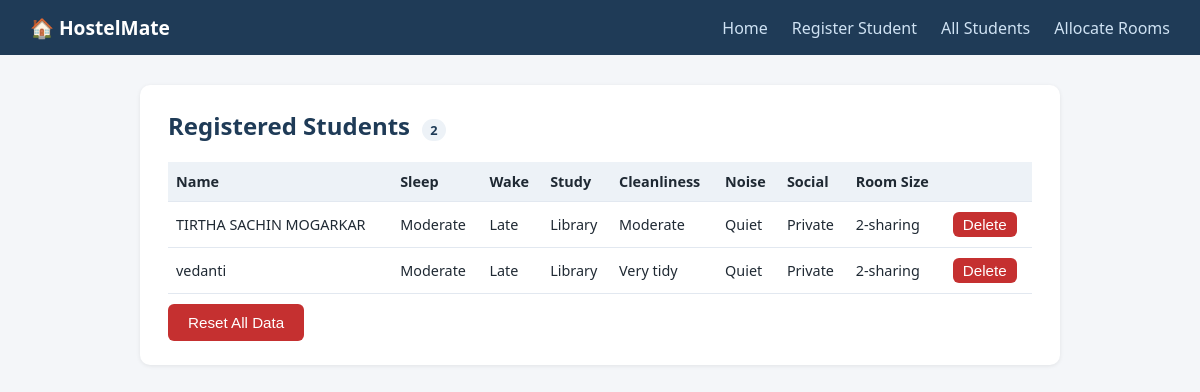
/students, run on the app's committed database.
### tables this page shows
CREATE TABLE students (
            id INTEGER PRIMARY KEY AUTOINCREMENT,
            name TEXT NOT NULL,
            sleep_schedule TEXT NOT NULL,
            wake_schedule TEXT NOT NULL,
            study_habits TEXT NOT NULL,
            cleanliness TEXT NOT NULL,
            noise_tolerance TEXT NOT NULL,
            social_preference TEXT NOT NULL,
            guest_frequency TEXT NOT NULL,
            food_preference TEXT NOT NULL,
            study_hours TEXT NOT NULL,
            sleeping_environment TEXT NOT NULL,
            room_size TEXT NOT NULL,            -- '2', '3', or '4'
            preferred_roommates TEXT DEFAULT ''  -- comma-separated student ids
        );

### app.py (the view)
@app.route("/students")
def students():
    all_students = db.get_all_students()
    return render_template("students.html", students=all_students)

### app.py (called while the page is built)
@app.before_request
def ensure_db():
    db.init_db()

### db.py (called while the page is built)
def get_connection():
    conn = sqlite3.connect(DB_NAME)
    conn.row_factory = sqlite3.Row  # lets us access columns by name, e.g. row["name"]
    return conn

def init_db():
    conn = get_connection()
    conn.execute(
        """
        CREATE TABLE IF NOT EXISTS students (
            id INTEGER PRIMARY KEY AUTOINCREMENT,
            name TEXT NOT NULL,
            sleep_schedule TEXT NOT NULL,
            wake_schedule TEXT NOT NULL,
            study_habits TEXT NOT NULL,
            cleanliness TEXT NOT NULL,
            noise_tolerance TEXT NOT NULL,
            social_preference TEXT NOT NULL,
            guest_frequency TEXT NOT NULL,
            food_preference TEXT NOT NULL,
            study_hours TEXT NOT NULL,
            sleeping_environment TEXT NOT NULL,
            room_size TEXT NOT NULL,            -- '2', '3', or '4'
            preferred_roommates TEXT DEFAULT ''  -- comma-separated student ids
        )
        """
    )
    conn.commit()
    conn.close()

def get_all_students():
    conn = get_connection()
    rows = conn.execute("SELECT * FROM students").fetchall()
    conn.close()
    return rows

### templates/students.html
{% extends "base.html" %}
{% block content %}
<div class="card">
    <h2>Registered Students <span class="badge">{{ students|length }}</span></h2>
    {% if students %}
    <table>
        <tr>
            <th>Name</th><th>Sleep</th><th>Wake</th><th>Study</th><th>Cleanliness</th>
            <th>Noise</th><th>Social</th><th>Room Size</th><th></th>
        </tr>
        {% for s in students %}
        <tr>
            <td>{{ s.name }}</td>
            <td>{{ s.sleep_schedule }}</td>
            <td>{{ s.wake_schedule }}</td>
            <td>{{ s.study_habits }}</td>
            <td>{{ s.cleanliness }}</td>
            <td>{{ s.noise_tolerance }}</td>
            <td>{{ s.social_preference }}</td>
            <td>{{ s.room_size }}-sharing</td>
            <td>
                <form method="POST" action="{{ url_for('delete_student', student_id=s.id) }}" style="margin:0;">
                    <button type="submit" class="btn-danger" style="padding:4px 10px; margin:0;">Delete</button>
                </form>
            </td>
        </tr>
        {% endfor %}
    </table>
    <form method="POST" action="{{ url_for('reset') }}" onsubmit="return confirm('Delete ALL students?');">
        <button type="submit" class="btn-danger">Reset All Data</button>
    </form>
    {% else %}
    <p>No students registered yet. <a href="{{ url_for('register') }}">Add one</a>.</p>
    {% endif %}
</div>
{% endblock %}

### templates/base.html (shortened to what this page needs)
<!DOCTYPE html>
<html lang="en">
<head>
    <link rel="stylesheet" href="{{ url_for('static', filename='style.css') }}">
</head>
<body>
    <nav>
        <span class="brand">🏠 HostelMate</span>
        <a href="{{ url_for('index') }}">Home</a>
        <a href="{{ url_for('register') }}">Register Student</a>
        <a href="{{ url_for('students') }}">All Students</a>
        <a href="{{ url_for('allocate') }}">Allocate Rooms</a>
    </nav>
    <div class="container">
        {% block content %}{% endblock %}
    </div>
</body>
</html>

### static/style.css (style rules this page uses)
* { box-sizing: border-box; }
body { font-family: "Segoe UI", Arial, sans-serif; background: #f4f6f9; color: #1f2933; margin: 0; }
nav { background: #1f3b57; padding: 14px 30px; display: flex; align-items: center; gap: 24px; }
nav .brand { color: #fff; font-weight: 700; font-size: 1.2rem; margin-right: auto; }
nav a { color: #cfe2f3; text-decoration: none; font-weight: 500; }
.container { max-width: 960px; margin: 30px auto; padding: 0 20px; }
.card { background: #fff; border-radius: 10px; padding: 24px 28px; box-shadow: 0 1px 4px rgba(0,0,0,0.08); margin-bottom: 20px; }
h2 { color: #1f3b57; margin-top: 0; }
button, .btn { background: #2b6cb0; color: #fff; border: none; padding: 10px 20px; border-radius: 6px; font-size: 0.95rem; cursor: pointer; text-decoration: none; display: inline-block; margin-top: 10px; }
.btn-danger { background: #c53030; }
table { width: 100%; border-collapse: collapse; margin-top: 10px; }
th, td { text-align: left; padding: 10px 8px; border-bottom: 1px solid #e2e8f0; font-size: 0.9rem; }
th { background: #edf2f7; }
.badge { display: inline-block; background: #edf2f7; padding: 2px 8px; border-radius: 12px; font-size: 0.8rem; margin-left: 6px; }

### data on the page
students: name "TIRTHA SACHIN MOGARKAR", sleep_schedule "Moderate", wake_schedule "Late", study_habits "Library", cleanliness "Moderate", noise_tolerance "Quiet", social_preference "Private", room_size "2"
students: name "vedanti", sleep_schedule "Moderate", wake_schedule "Late", study_habits "Library", cleanliness "Very tidy", noise_tolerance "Quiet", social_preference "Private", room_size "2"

### other printed values
{{ students|length }} "2"
